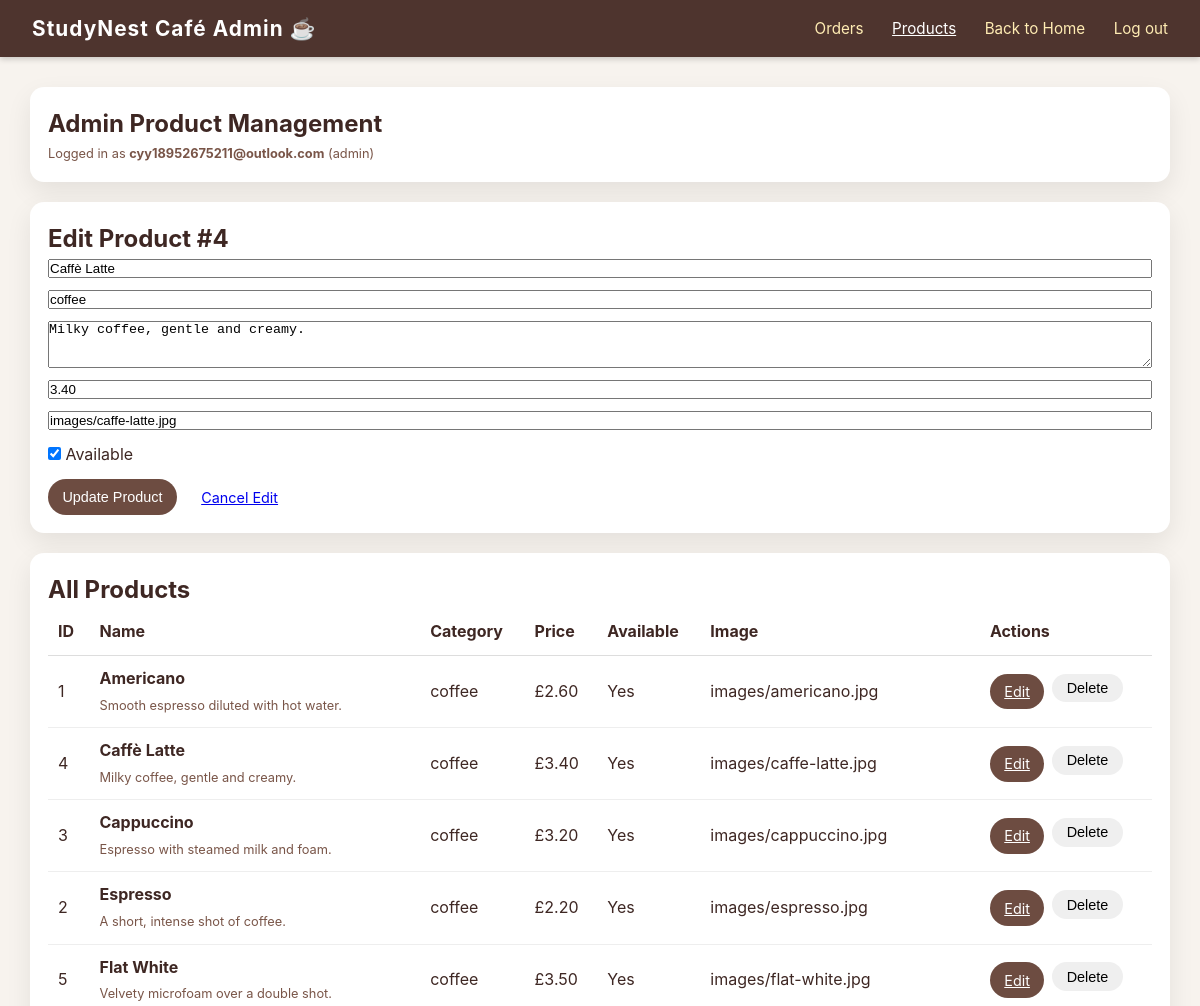
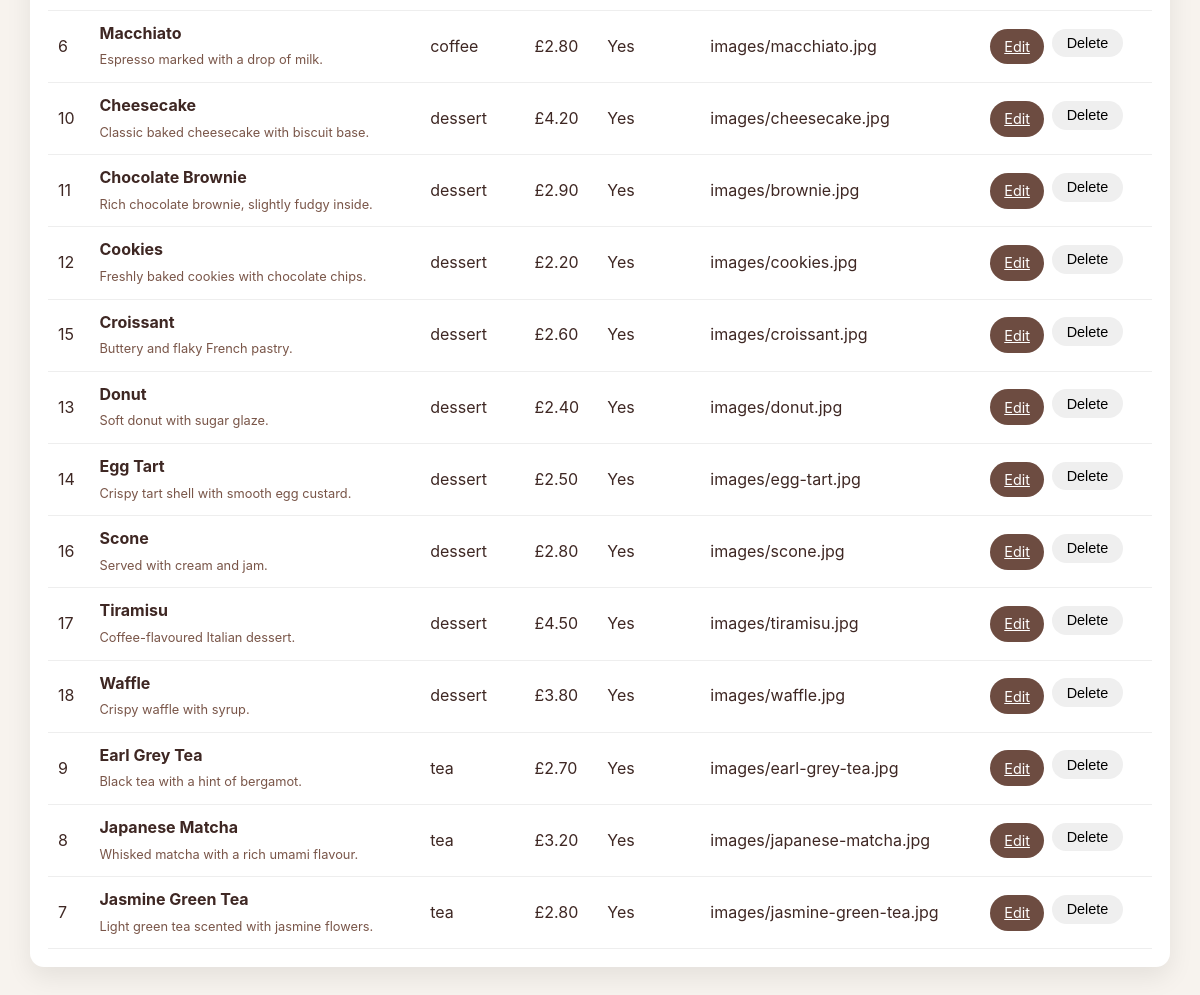
The app's page /admin/products/4/edit (signed in) with its own data (2 pictures, top to bottom).
### models.py (models this page shows)
class User(db.Model):
    id = db.Column(db.Integer, primary_key=True)
    email = db.Column(db.String(120), unique=True, nullable=False)
    password_hash = db.Column(db.String(255), nullable=False)
    role = db.Column(db.String(20), default='customer')
    created_at = db.Column(db.DateTime, default=datetime.utcnow)
    orders = db.relationship('Order', backref='user', lazy=True)
    loyalty_account = db.relationship('LoyaltyAccount', backref='user', uselist=False, lazy=True)

class Product(db.Model):
    id = db.Column(db.Integer, primary_key=True)
    name = db.Column(db.String(120), nullable=False)
    category = db.Column(db.String(50), nullable=False)
    description = db.Column(db.Text)
    price = db.Column(db.Float, nullable=False)
    image_url = db.Column(db.String(255))
    is_available = db.Column(db.Boolean, default=True)
    order_items = db.relationship('OrderItem', backref='product', lazy=True)

### app.py (the view)
@app.route('/admin/products/<int:product_id>/edit')
def edit_product_page(product_id):
    current_user, redirect_response = require_admin()
    if redirect_response:
        return redirect_response
    products = Product.query.order_by(Product.category.asc(), Product.name.asc()).all()
    edit_product = Product.query.get_or_404(product_id)
    return render_template(
        'admin_products.html',
        current_user=current_user,
        products=products,
        edit_product=edit_product
    )

### app.py (called while the page is built)
def get_current_user():
    if 'user_id' not in session:
        return None
    return User.query.get(session['user_id'])

def require_admin():
    current_user = get_current_user()
    if not current_user:
        flash('Please log in first.')
        return None, redirect(url_for('home'))
    if current_user.role != 'admin':
        flash('Access denied. Admin only.')
        return None, redirect(url_for('home'))
    return current_user, None

### templates/admin_products.html (shortened to what this page needs)
<!DOCTYPE html>
<html lang="en">
<head>
  <link rel="stylesheet" href="{{ url_for('static', filename='style.css') }}" />
</head>
<body>
<header class="main-header">
  <div class="logo">StudyNest Café Admin ☕️</div>
  <nav class="main-nav">
    <a href="{{ url_for('admin_orders') }}" class="nav-link">Orders</a>
    <a href="{{ url_for('admin_products') }}" class="nav-link active">Products</a>
    <a href="{{ url_for('home') }}" class="nav-link">Back to Home</a>
    <a href="{{ url_for('logout') }}" class="nav-link">Log out</a>
  </nav>
</header>
<main style="max-width: 1180px; margin: 30px auto; padding: 0 20px;">
  <section class="card" style="margin-bottom:20px;">
    <h1 style="margin-top:0;">Admin Product Management</h1>
    <p class="small-text" style="margin-bottom:0;">
      Logged in as <strong>{{ current_user.email }}</strong> ({{ current_user.role }})
    </p>
  </section>
  <section class="card" style="margin-bottom:20px;">
    {% if edit_product %}
      <h2 style="margin-top:0;">Edit Product #{{ edit_product.id }}</h2>
      <form method="POST" action="{{ url_for('update_product', product_id=edit_product.id) }}" style="display:grid; gap:12px;">
        <input type="text" name="name" value="{{ edit_product.name }}" placeholder="Product name" required />
        <input type="text" name="category" value="{{ edit_product.category }}" placeholder="Category (coffee / tea / dessert)" required />
        <textarea name="description" placeholder="Description" rows="3">{{ edit_product.description or '' }}</textarea>
        <input type="text" name="price" value="{{ '%.2f'|format(edit_product.price) }}" placeholder="Price" required />
        <input type="text" name="image_url" value="{{ edit_product.image_url or '' }}" placeholder="Image path e.g. images/americano.jpg" />
        <label>
          <input type="checkbox" name="is_available" {% if edit_product.is_available %}checked{% endif %}>
          Available
        </label>
        <div style="display:flex; gap:10px; flex-wrap:wrap;">
          <button class="btn btn-primary" type="submit">Update Product</button>
          <a class="btn" href="{{ url_for('admin_products') }}">Cancel Edit</a>
        </div>
      </form>
    {% endif %}
  </section>
  <section class="card">
    <h2 style="margin-top:0;">All Products</h2>
    {% if products %}
      <div style="overflow-x:auto;">
        <table style="width:100%; border-collapse:collapse;">
          <thead>
            <tr style="text-align:left; border-bottom:1px solid #ddd;">
              <th style="padding:10px;">ID</th>
              <th style="padding:10px;">Name</th>
              <th style="padding:10px;">Category</th>
              <th style="padding:10px;">Price</th>
              <th style="padding:10px;">Available</th>
              <th style="padding:10px;">Image</th>
              <th style="padding:10px;">Actions</th>
            </tr>
          </thead>
          <tbody>
            {% for product in products %}
              <tr style="border-bottom:1px solid #eee;">
                <td style="padding:10px;">{{ product.id }}</td>
                <td style="padding:10px;">
                  <strong>{{ product.name }}</strong><br>
                  <span class="small-text">{{ product.description or '' }}</span>
                </td>
                <td style="padding:10px;">{{ product.category }}</td>
                <td style="padding:10px;">£{{ '%.2f'|format(product.price) }}</td>
                <td style="padding:10px;">{{ 'Yes' if product.is_available else 'No' }}</td>
                <td style="padding:10px;">{{ product.image_url or '' }}</td>
                <td style="padding:10px;">
                  <div style="display:flex; gap:8px; flex-wrap:wrap;">
                    <a class="btn btn-primary" href="{{ url_for('edit_product_page', product_id=product.id) }}">Edit</a>
                    <form method="POST" action="{{ url_for('delete_product', product_id=product.id) }}" onsubmit="return confirm('Delete this product?');" style="display:inline;">
                      <button class="btn" type="submit">Delete</button>
                    </form>
                  </div>
                </td>
              </tr>
            {% endfor %}
          </tbody>
        </table>
      </div>
    {% else %}
      <p class="hint">No products found.</p>
    {% endif %}
  </section>
</main>
</body>
</html>

### static/style.css (style rules this page uses)
* { box-sizing: border-box; margin: 0; padding: 0; }
body { font-family: -apple-system, BlinkMacSystemFont, "Segoe UI", sans-serif; background: #f7f3ee; color: #3e2723; line-height: 1.6; }
.main-header { position: sticky; top: 0; z-index: 10; background: #4e342e; color: #fff; display: flex; justify-content: space-between; align-items: center; padding: 0.75rem 2rem; box-shadow: 0 2px 6px rgba(0,0,0,0.2); }
.logo { font-size: 1.3rem; font-weight: 700; letter-spacing: 0.05em; }
.main-nav a { margin-left: 1.5rem; color: #ffecb3; text-decoration: none; font-size: 0.95rem; }
.main-nav a:hover, .main-nav a.active { color: #ffffff; text-decoration: underline; }
.btn { display: inline-block; border: none; padding: 0.4rem 0.9rem; border-radius: 999px; cursor: pointer; font-size: 0.9rem; }
.btn-primary { background: #6d4c41; color: #fff; }
.small-text { font-size: 0.8rem; color: #795548; }
.card { background: #fff; border-radius: 14px; padding: 18px; box-shadow: 0 10px 26px rgba(0,0,0,0.08); }

### records on screen
User: email "cyy18952675211@outlook.com", role "admin"
Product: id "4", name "Caffè Latte", category "coffee", description "Milky coffee, gentle and creamy.", price "3.40", image_url "images/caffe-latte.jpg", is_available "☑", is_available "Yes"
Product: id "1", name "Americano", description "Smooth espresso diluted with hot water.", category "coffee", price "2.60", is_available "Yes", image_url "images/americano.jpg"
Product: id "3", name "Cappuccino", description "Espresso with steamed milk and foam.", category "coffee", price "3.20", is_available "Yes", image_url "images/cappuccino.jpg"
Product: id "2", name "Espresso", description "A short, intense shot of coffee.", category "coffee", price "2.20", is_available "Yes", image_url "images/espresso.jpg"
Product: id "5", name "Flat White", description "Velvety microfoam over a double shot.", category "coffee", price "3.50", is_available "Yes", image_url "images/flat-white.jpg"
Product: id "6", name "Macchiato", description "Espresso marked with a drop of milk.", category "coffee", price "2.80", is_available "Yes", image_url "images/macchiato.jpg"
Product: id "10", name "Cheesecake", description "Classic baked cheesecake with biscuit base.", category "dessert", price "4.20", is_available "Yes", image_url "images/cheesecake.jpg"
Product: id "11", name "Chocolate Brownie", description "Rich chocolate brownie, slightly fudgy inside.", category "dessert", price "2.90", is_available "Yes", image_url "images/brownie.jpg"
Product: id "12", name "Cookies", description "Freshly baked cookies with chocolate chips.", category "dessert", price "2.20", is_available "Yes", image_url "images/cookies.jpg"
Product: id "15", name "Croissant", description "Buttery and flaky French pastry.", category "dessert", price "2.60", is_available "Yes", image_url "images/croissant.jpg"
Product: id "13", name "Donut", description "Soft donut with sugar glaze.", category "dessert", price "2.40", is_available "Yes", image_url "images/donut.jpg"
Product: id "14", name "Egg Tart", description "Crispy tart shell with smooth egg custard.", category "dessert", price "2.50", is_available "Yes", image_url "images/egg-tart.jpg"
Product: id "16", name "Scone", description "Served with cream and jam.", category "dessert", price "2.80", is_available "Yes", image_url "images/scone.jpg"
Product: id "17", name "Tiramisu", description "Coffee-flavoured Italian dessert.", category "dessert", price "4.50", is_available "Yes", image_url "images/tiramisu.jpg"
Product: id "18", name "Waffle", description "Crispy waffle with syrup.", category "dessert", price "3.80", is_available "Yes", image_url "images/waffle.jpg"
Product: id "9", name "Earl Grey Tea", description "Black tea with a hint of bergamot.", category "tea", price "2.70", is_available "Yes", image_url "images/earl-grey-tea.jpg"
Product: id "8", name "Japanese Matcha", description "Whisked matcha with a rich umami flavour.", category "tea", price "3.20", is_available "Yes", image_url "images/japanese-matcha.jpg"
Product: id "7", name "Jasmine Green Tea", description "Light green tea scented with jasmine flowers.", category "tea", price "2.80", is_available "Yes", image_url "images/jasmine-green-tea.jpg"
